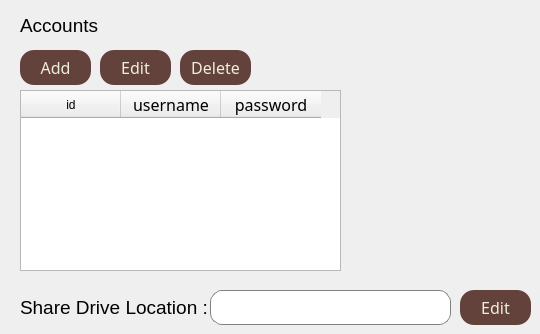
         <widget class="QWidget" name="tab_24">
          <attribute name="title">
           <string>Settings</string>
          </attribute>
          <widget class="QTableWidget" name="settings_account_table">
           <property name="geometry">
            <rect>
             <x>20</x>
             <y>90</y>
             <width>321</width>
             <height>181</height>
            </rect>
           </property>
           <property name="styleSheet">
            <string notr="true">color: rgb(0, 0, 0);</string>
           </property>
           <column>
            <property name="text">
             <string>id</string>
            </property>
            <property name="font">
             <font>
              <family>Segoe UI</family>
              <pointsize>9</pointsize>
             </font>
            </property>
           </column>
           <column>
            <property name="text">
             <string>username</string>
            </property>
            <property name="font">
             <font>
              <family>Segoe UI Light</family>
              <pointsize>12</pointsize>
              <weight>50</weight>
              <bold>false</bold>
             </font>
            </property>
           </column>
           <column>
            <property name="text">
             <string>password</string>
            </property>
            <property name="font">
             <font>
              <family>Segoe UI Light</family>
              <pointsize>12</pointsize>
              <weight>50</weight>
              <bold>false</bold>
             </font>
            </property>
           </column>
          </widget>
          <widget class="QLabel" name="label_18">
           <property name="geometry">
            <rect>
             <x>20</x>
             <y>10</y>
             <width>251</width>
             <height>31</height>
            </rect>
           </property>
           <property name="font">
            <font>
             <family>Segoe UI</family>
             <pointsize>14</pointsize>
            </font>
           </property>
           <property name="text">
            <string>Accounts</string>
           </property>
          </widget>
          <widget class="QPushButton" name="settings_add_account">
           <property name="geometry">
            <rect>
             <x>20</x>
             <y>50</y>
             <width>71</width>
             <height>35</height>
            </rect>
           </property>
           <property name="minimumSize">
            <size>
             <width>71</width>
             <height>35</height>
            </size>
           </property>
           <property name="maximumSize">
            <size>
             <width>71</width>
             <height>35</height>
            </size>
           </property>
           <property name="font">
            <font>
             <family>Segoe UI Light</family>
             <pointsize>12</pointsize>
            </font>
           </property>
           <property name="styleSheet">
            <string notr="true">color: rgb(238, 238, 220);
background-color: rgb(99, 66, 60);
border-radius : 14</string>
           </property>
           <property name="text">
            <string>Add</string>
           </property>
           <property name="flat">
            <bool>false</bool>
           </property>
          </widget>
          <widget class="QPushButton" name="settings_edit_account">
           <property name="geometry">
            <rect>
             <x>100</x>
             <y>50</y>
             <width>71</width>
             <height>35</height>
            </rect>
           </property>
           <property name="minimumSize">
            <size>
             <width>71</width>
             <height>35</height>
            </size>
           </property>
           <property name="maximumSize">
            <size>
             <width>71</width>
             <height>35</height>
            </size>
           </property>
           <property name="font">
            <font>
             <family>Segoe UI Light</family>
             <pointsize>12</pointsize>
            </font>
           </property>
           <property name="styleSheet">
            <string notr="true">color: rgb(238, 238, 220);
background-color: rgb(99, 66, 60);
border-radius : 14</string>
           </property>
           <property name="text">
            <string>Edit</string>
           </property>
           <property name="flat">
            <bool>false</bool>
           </property>
          </widget>
          <widget class="QPushButton" name="settings_delete_account">
           <property name="geometry">
            <rect>
             <x>180</x>
             <y>50</y>
             <width>71</width>
             <height>35</height>
            </rect>
           </property>
           <property name="minimumSize">
            <size>
             <width>71</width>
             <height>35</height>
            </size>
           </property>
           <property name="maximumSize">
            <size>
             <width>71</width>
             <height>35</height>
            </size>
           </property>
           <property name="font">
            <font>
             <family>Segoe UI Light</family>
             <pointsize>12</pointsize>
            </font>
           </property>
           <property name="styleSheet">
            <string notr="true">color: rgb(238, 238, 220);
background-color: rgb(99, 66, 60);
border-radius : 14</string>
           </property>
           <property name="text">
            <string>Delete</string>
           </property>
           <property name="flat">
            <bool>false</bool>
           </property>
          </widget>
          <widget class="QLabel" name="label_20">
           <property name="geometry">
            <rect>
             <x>20</x>
             <y>290</y>
             <width>251</width>
             <height>35</height>
            </rect>
           </property>
           <property name="minimumSize">
            <size>
             <width>0</width>
             <height>35</height>
            </size>
           </property>
           <property name="maximumSize">
            <size>
             <width>16777215</width>
             <height>35</height>
            </size>
           </property>
           <property name="font">
            <font>
             <family>Segoe UI</family>
             <pointsize>14</pointsize>
            </font>
           </property>
           <property name="text">
            <string>Share Drive Location :</string>
           </property>
          </widget>
          <widget class="QLineEdit" name="settings_sharedrive_loc">
           <property name="geometry">
            <rect>
             <x>210</x>
             <y>290</y>
             <width>241</width>
             <height>35</height>
            </rect>
           </property>
           <property name="minimumSize">
            <size>
             <width>0</width>
             <height>35</height>
            </size>
           </property>
           <property name="maximumSize">
            <size>
             <width>16777215</width>
             <height>35</height>
            </size>
           </property>
           <property name="font">
            <font>
             <family>Segoe UI</family>
             <pointsize>10</pointsize>
             <weight>50</weight>
             <bold>false</bold>
            </font>
           </property>
           <property name="styleSheet">
            <string notr="true">background-color: rgb(255, 255, 255);
border : 1 solid gray;
border-radius : 12;</string>
           </property>
           <property name="echoMode">
            <enum>QLineEdit::Normal</enum>
           </property>
           <property name="alignment">
            <set>Qt::AlignCenter</set>
           </property>
           <property name="readOnly">
            <bool>true</bool>
           </property>
           <property name="placeholderText">
            <string/>
           </property>
          </widget>
          <widget class="QPushButton" name="settings_edit_sharedrive">
           <property name="geometry">
            <rect>
             <x>460</x>
             <y>290</y>
             <width>71</width>
             <height>35</height>
            </rect>
           </property>
           <property name="minimumSize">
            <size>
             <width>71</width>
             <height>35</height>
            </size>
           </property>
           <property name="maximumSize">
            <size>
             <width>71</width>
             <height>35</height>
            </size>
           </property>
           <property name="font">
            <font>
             <family>Segoe UI Light</family>
             <pointsize>12</pointsize>
            </font>
           </property>
           <property name="styleSheet">
            <string notr="true">color: rgb(238, 238, 220);
background-color: rgb(99, 66, 60);
border-radius : 14</string>
           </property>
           <property name="text">
            <string>Edit</string>
           </property>
           <property name="flat">
            <bool>false</bool>
           </property>
          </widget>
         </widget>
